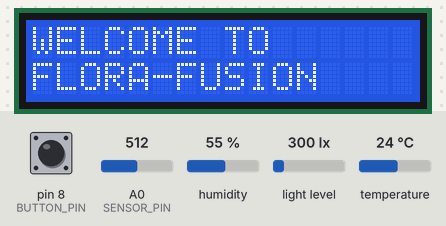
A sketch run on a simulated Arduino Uno, built with avr-gcc and run on an emulated ATmega328P. Shown: 16×2 character LCD. Wiring (inferred from the names in the program): HTU21/Si7021 sensor at I2C address 0x40. Inputs (shaded band) come from the test bench; at power-on: humidity 55 %, A0 (SENSOR_PIN) = 512, temperature 24 °C, pin 8 (BUTTON_PIN) HIGH, light level 300 lx. What the sketch prints to the serial monitor is not drawn.

Above: at 1.2 s.
1.3 s: humidity set to 22 %
At 10.9 s:
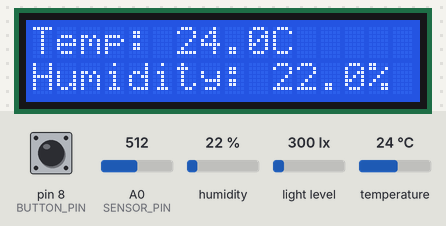
15.3 s: A0 (SENSOR_PIN) set to 716
29.3 s: temperature set to 12 °C
43.3 s: pin 8 (BUTTON_PIN) pulled LOW for 0.15 s
At 45.8 s:
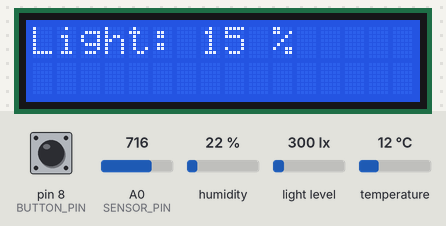
46.9 s: pin 8 (BUTTON_PIN) pulled LOW for 1 s
At 61.1 s:
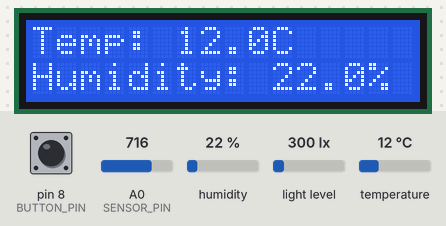
61.9 s: light level set to 40 lx
At 76.6 s:
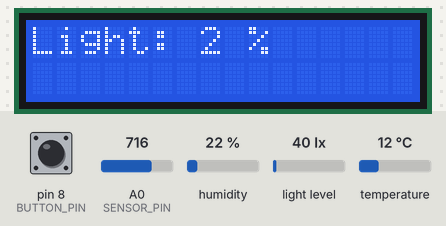
Timing chart, 0 to 76.9 s (numbered marks = the images above; inputs shaded):
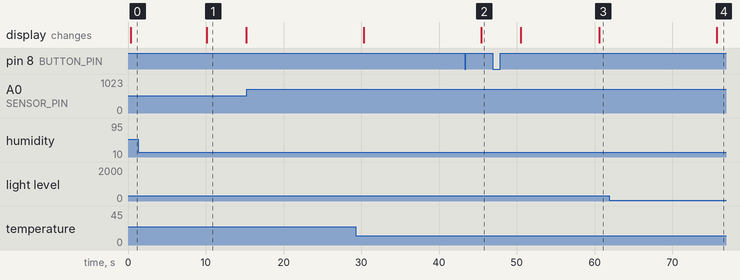

Measured:
- after the input at 15.3 s, every drawn part: stays the same
- after the input at 43.3 s, the display: changes after 2.1 s (image 2)
- after the input at 61.9 s, the display: changes after 13.8 s (image 4)
- what the display in image 1 shows lasts 5.0 s, from 10.2 s to 15.2 s

The sketch:

tm_hm_lcd_btn_soil_welcome_all_serial.ino
```cpp
#include <Wire.h>
#include <LiquidCrystal_I2C.h>
#include <BH1750.h>

#define SI7021_ADDR 0x40  // 7-bit I2C address of Si7021
#define BUTTON_PIN 8      // Pin for the push button
#define SENSOR_PIN A0     // Pin for the Soil Moisture Sensor

// Si7021 command codes
#define CMD_MEASURE_RH_WITHHOLD  0xE5  // Measure RH with Hold Master
#define CMD_MEASURE_TEMP_WITHHOLD 0xE3  // Measure Temperature with Hold Master

// Initialize the LCD (address 0x27, 16 columns, 2 rows)
LiquidCrystal_I2C lcd(0x27, 16, 2);

// Initialize the BH1750 light sensor
BH1750 lightMeter;

// Soil Moisture Sensor Calibration Values
const int SOIL_DRY_VALUE = 847;   // dry soil (your measured average)
const int SOIL_WET_VALUE = 250;   // wet soil (your measured average)

int screenState = 0;  // Track the current screen (0 = Temp/Humidity, 1 = Light, 2 = Soil Moisture)
unsigned long lastSensorUpdate = 0;  // Time of last sensor update
const unsigned long sensorUpdateInterval = 5000;  // 5 seconds delay between updates
unsigned long lastScreenChange = 0;  // Time of last screen change
const unsigned long screenCycleInterval = 15000;  // 15 seconds interval for automatic screen change
unsigned long lastDebounceTime = 0;  // To handle debouncing
bool lastButtonState = HIGH;  // Button is pulled up, so it starts HIGH

// Time for welcome screen
unsigned long welcomeStartTime = 0;
bool welcomeScreenShown = false;

void setup() {
  Serial.begin(9600);
  Wire.begin();  // Join I2C bus as master

  // Initialize LCD
  lcd.begin(16, 2);  // Initialize LCD with 16 columns and 2 rows
  lcd.backlight();  // Turn on the backlight

  // Initialize the BH1750 light sensor
  lightMeter.begin();

  // Reset the Si7021 sensor
  Wire.beginTransmission(SI7021_ADDR);
  Wire.write(0xFE);  // Reset command
  Wire.endTransmission();
  delay(15);  // Allow time for reset

  // Check if the Si7021 sensor is present
  if (checkSensor()) {
    Serial.println("Si7021 sensor found.");
  } else {
    Serial.println("Si7021 sensor not found.");
  }

  // Set the button pin as input with internal pull-up
  pinMode(BUTTON_PIN, INPUT_PULLUP);

  // Display welcome screen for 10 seconds
  welcomeStartTime = millis();
  welcomeScreenShown = true;
}

void loop() {
  bool buttonState = digitalRead(BUTTON_PIN);  // Declare buttonState only once

  // Display the welcome screen if not already shown
  if (welcomeScreenShown) {
    lcd.clear();
    lcd.setCursor(0, 0);
    lcd.print("WELCOME TO");
    lcd.setCursor(0, 1);
    lcd.print("FLORA-FUSION");

    if (millis() - welcomeStartTime > 10000) {  // 10 seconds delay for welcome screen
      welcomeScreenShown = false;
      lcd.clear();  // Clear the LCD after the welcome screen
    }
    return;  // Skip the rest of the loop to show the welcome screen
  }

  // Check for a button press (with debounce)
  if (buttonState == LOW && lastButtonState == HIGH && (millis() - lastDebounceTime) > 20) {  // 20ms debounce for faster response
    screenState = (screenState + 1) % 3;  // Toggle between 3 screens (0, 1, 2)
    lastDebounceTime = millis();  // Update debounce time

    // Serial output for button press
    Serial.print("Button pressed, switching to Screen ");
    Serial.println(screenState);  // Print the current screen number
  }

  lastButtonState = buttonState;  // Save the button state for the next loop

  // Automatically switch screen every 15 seconds
  if (millis() - lastScreenChange >= screenCycleInterval) {
    screenState = (screenState + 1) % 3;  // Cycle between 0, 1, 2 for 3 screens
    lastScreenChange = millis();  // Update the last screen change timestamp
  }

  // Read data from sensors only if it's time for an update
  if (millis() - lastSensorUpdate >= sensorUpdateInterval) {
    float humidity = readHumidity();
    float temperature = readTemperature();
    int light = readLightIntensity();  // Read light as percentage
    int moisturePercent = readSoilMoisture();

    // Update the sensor data timestamp
    lastSensorUpdate = millis();

    // Display the current data depending on the screen state
    lcd.clear();  // Clear the LCD before updating
    switch (screenState) {
      case 0:  // Temperature and Humidity screen
        lcd.setCursor(0, 0);
        lcd.print("Temp: ");
        lcd.print(temperature, 1);
        lcd.print("C");

        lcd.setCursor(0, 1);
        lcd.print("Humidity: ");
        lcd.print(humidity, 1);
        lcd.print("%");
        break;

      case 1:  // Light Intensity screen (now in percentage)
        lcd.setCursor(0, 0);
        lcd.print("Light: ");
        lcd.print(light);
        lcd.print(" %");
        break;

      case 2:  // Soil Moisture screen
        lcd.setCursor(0, 0);
        lcd.print("Soil Moisture:");
        lcd.setCursor(0, 1);
        lcd.print(moisturePercent);
        lcd.print(" %");
        break;
    }

    // Serial Monitor output showing all data at once
    Serial.print("Temperature: ");
    Serial.print(temperature, 1);
    Serial.print(" C | Humidity: ");
    Serial.print(humidity, 1);
    Serial.print(" % | Light: ");
    Serial.print(light);
    Serial.print(" % | Soil Moisture: ");
    Serial.println(moisturePercent);

  }

  // No delays in loop, ensuring instant button responsiveness
}

// Check if sensor is present on I2C
bool checkSensor() {
  Wire.beginTransmission(SI7021_ADDR);
  return Wire.endTransmission() == 0;  // If no error, sensor is present
}

// Read raw data from the Si7021 sensor
uint16_t readRaw(uint8_t cmd) {
  Wire.beginTransmission(SI7021_ADDR);
  Wire.write(cmd);
  Wire.endTransmission();
  delay(20);  // Wait for measurement to complete

  Wire.requestFrom(SI7021_ADDR, (uint8_t)2);  // Request 2 bytes of data
  return Wire.available() == 2 ? (Wire.read() << 8) | Wire.read() : 0;
}

// Read humidity from the Si7021 sensor
float readHumidity() {
  uint16_t raw = readRaw(CMD_MEASURE_RH_WITHHOLD);
  return ((125.0 * raw) / 65536.0) - 6.0;  // Convert to percentage
}

// Read temperature from the Si7021 sensor
float readTemperature() {
  uint16_t raw = readRaw(CMD_MEASURE_TEMP_WITHHOLD);
  return ((175.72 * raw) / 65536.0) - 46.85;  // Convert to Celsius
}

// Read light intensity from the BH1750 sensor and convert to percentage
int readLightIntensity() {
  uint16_t lux = lightMeter.readLightLevel();  // Returns light level in lux

  // Map the lux value from 0-2000 to 0-100%
  int lightPercentage = map(lux, 0, 2000, 0, 100);
  lightPercentage = constrain(lightPercentage, 0, 100);  // Ensure it is within the 0-100% range

  return lightPercentage;
}

// Read soil moisture percentage
int readSoilMoisture() {
  int rawValue = analogRead(SENSOR_PIN);  // Read the raw value from the soil sensor

  // Map soil dry → wet into 0%–100%
  int moisturePercent = map(rawValue, SOIL_DRY_VALUE, SOIL_WET_VALUE, 0, 100);
  moisturePercent = constrain(moisturePercent, 0, 100);  // Ensure it is within the 0-100% range
  return moisturePercent;
}
```
